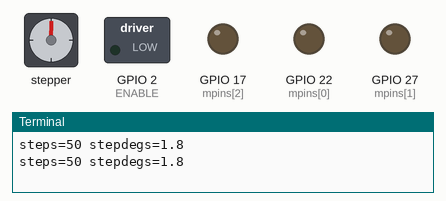
This program was run on a simulated Raspberry Pi (BCM pin numbers), started with the arguments 3 90. Shown: stepper motor, switched loads named in the program (green lamp = pin HIGH), output pins drawn as LEDs (lit = HIGH), the last lines printed to the terminal. The stepper is drawn at 200 steps a turn; pins used as bus, display or sensor lines are not drawn. At 0.4 s the program stops and its outputs stay as they are.

Above: at 0.15 s.
At 0.5 s:
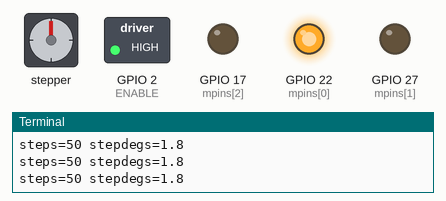
Timing chart, 0 to 1.9 s (numbered marks = the images above):
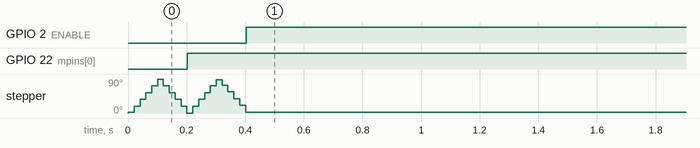

Measured:
- by itself, GPIO 2 (ENABLE): LOW → HIGH at 0.40 s
- by itself, GPIO 22 (mpins[0]): LOW → HIGH at 0.20 s
- by itself, stepper: turns 90° clockwise in 0.10 s, then 90° counter-clockwise in 0.08 s, then 88° clockwise in 0.08 s, then 86° counter-clockwise in 0.08 s

The program:

step_03.py
```python
import RPi.GPIO as gpio
import time
import sys

gpio.setwarnings(False)
gpio.setmode(gpio.BCM)

gpio.setup(2, gpio.OUT)
gpio.setup(3, gpio.OUT)
gpio.setup(4, gpio.OUT)

gpio.setup(17, gpio.OUT) # M3
gpio.setup(27, gpio.OUT) # M2
gpio.setup(22, gpio.OUT) # M1


speed_array= {
    1.0: [0,0,0],
    1/2: [1,0,0],
    1/4: [0,1,0],
    1/8: [1,1,0],
    1/16:[1,1,1]
}


# control pins
ENABLE = 2
DIRECTION = 3
STEP = 4

# speed setting pins
M1 = 22
M2 = 27
M3 = 17


#step_delay = 0.01
# assuming 1.8 degrees per step
full_step_degrees = 1.8
step_degrees = full_step_degrees

between_steps = 0.001
step_pulse = 0.001


def set_speed(speed):
    setting = speed_array[speed]
    # M1,M2,M3
    mpins = [22,27,17]

    for pin_num in range(0,3):
        if setting[pin_num] == 1:
           pin_setting = gpio.HIGH
        else:
           pin_setting = gpio.LOW
        gpio.output(mpins[pin_num], pin_setting)
    # now we need to recalculate how many steps per revolution
    step_degrees = full_step_degrees * speed


def turn_motor(direction, degrees):
    """
    If direction is negative rotate one way
    If positive rotate the other
    Because the the step number is 1.8 degrees the rotation amount is only
    likely to be approximate
    """
    if direction > 0:
        gpio.output(DIRECTION, gpio.HIGH)
    else:
        gpio.output(DIRECTION, gpio.LOW)

    step_num = int(degrees / step_degrees)
    print("steps={} stepdegs={} ".format(step_num,step_degrees))

    for cc in range(0,step_num):
        gpio.output(STEP, gpio.HIGH)
        time.sleep(step_pulse)
        gpio.output(STEP, gpio.LOW)
        time.sleep(between_steps)


if len(sys.argv) < 3:
    print("Usage scriptname direction degrees")
else:
    gpio.output(ENABLE, gpio.LOW)

    direction = int(sys.argv[1])
    degrees = int(sys.argv[2])

    set_speed(1)
    turn_motor(direction,degrees)
    turn_motor(direction * -1, degrees)

    set_speed(1/2)
    turn_motor(direction,degrees)
    turn_motor(direction * -1, degrees)

    gpio.output(ENABLE, gpio.HIGH)
```
